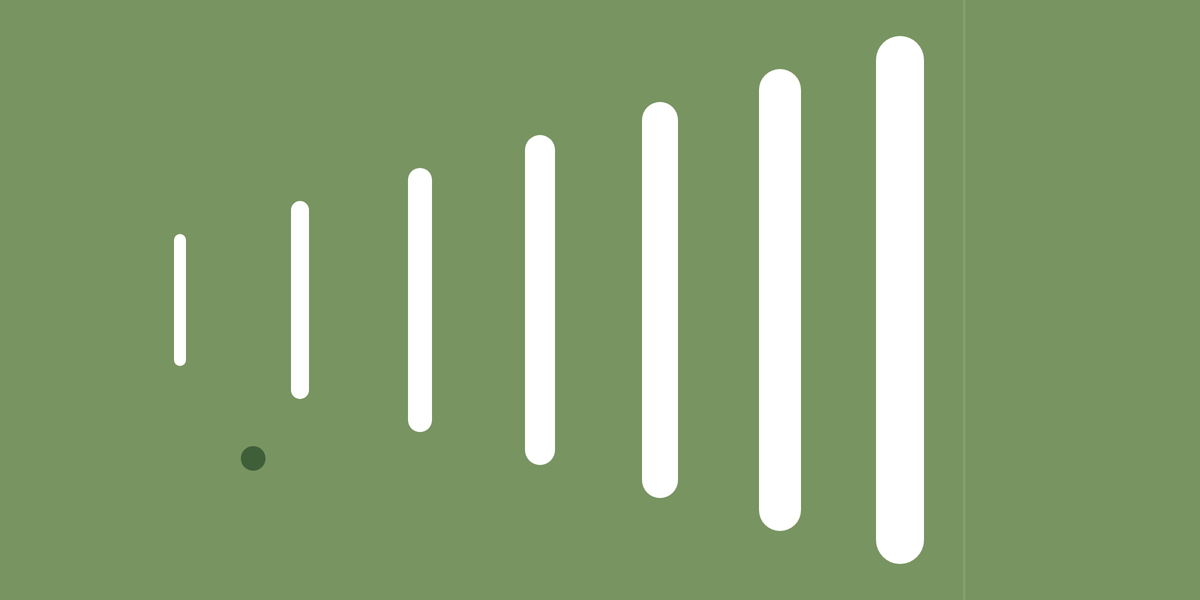
Frame 1 (no input)
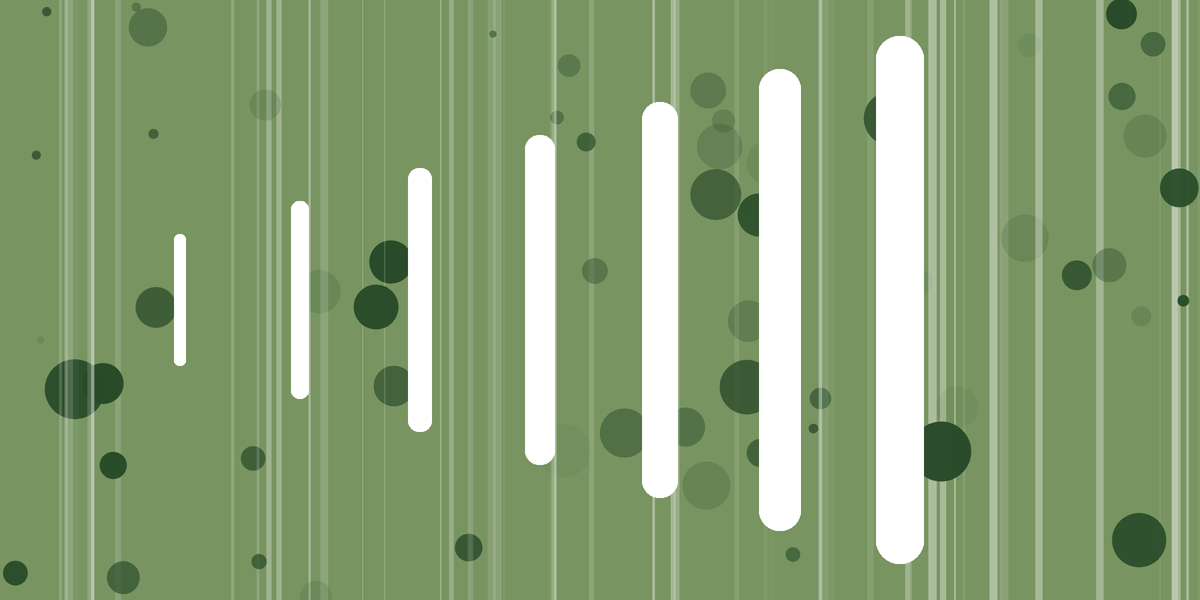
Frame 60 (no input)
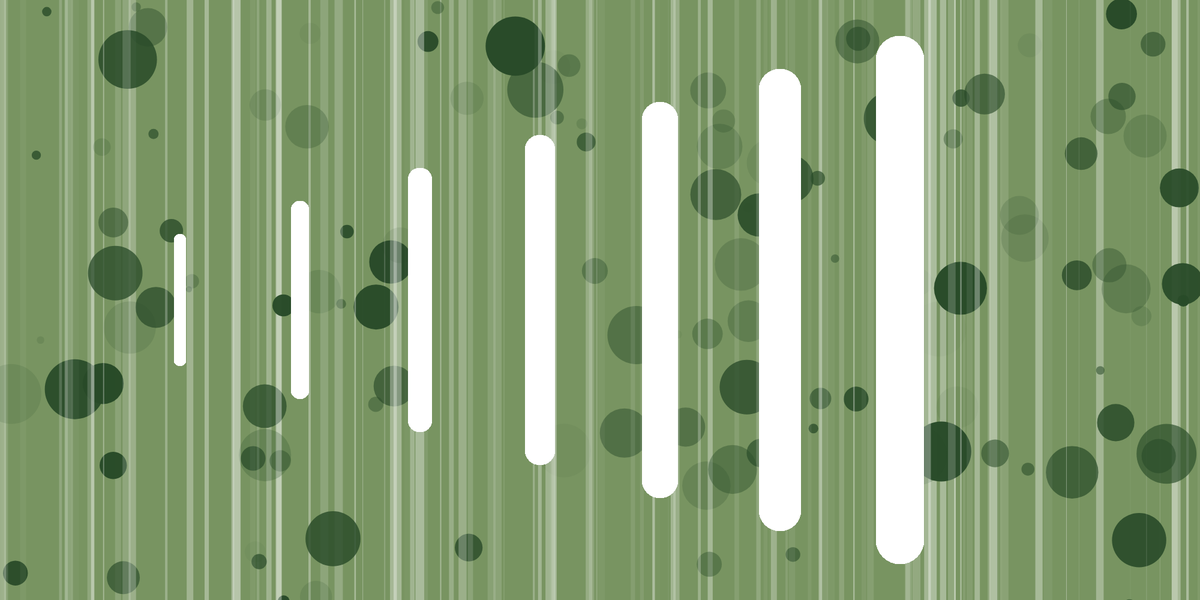
Frame 120 (the mouse pressed at the canvas centre since frame 60)

The p5.js sketch that drew these frames (run headless with seeded random() and noise() and a simulated clock; from frame 60 on, the mouse is pressed at the canvas centre):

// p5.js sketch
// ── sketch.js
function setup() {
  createCanvas(2000, 1000);
  background('#789461');
}
function draw() {
  strokeWeight(0);
  stroke(1);
  fill(41,75,41,random(255));
  circle(random(10,windowWidth), random(10,windowHeight), random(10,100));
  let unRandom = random(windowWidth)
  strokeWeight(random(15));
  stroke(255,255,255, random(100));
  line(unRandom, 0, unRandom, windowHeight);

  strokeWeight(20);
  stroke(255);
  line(300, 600, 300, 400);
  strokeWeight(30);
  line(500, 650, 500, 350);
  strokeWeight(40);
  line(700, 700, 700, 300);
  strokeWeight(50);
  line(900, 750, 900, 250);
  strokeWeight(60);
  line(1100, 800, 1100, 200);
  strokeWeight(70);
  line(1300, 850, 1300, 150);
  strokeWeight(80);
  line(1500, 900, 1500, 100);

}
//1854
//1065
